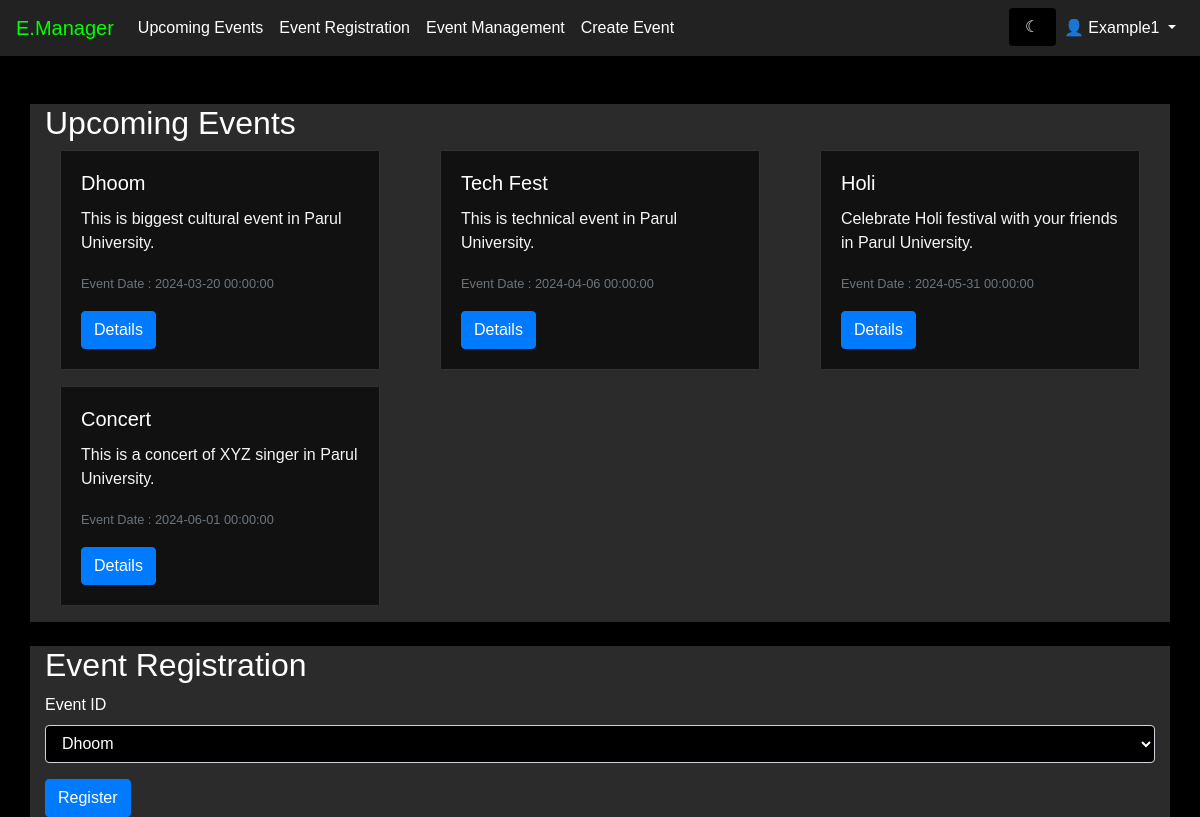
Screenshot of /event (signed in) with the database file from the repository.
### modules/models.py (models this page shows, shortened)
class Event(db.Model):
    id = db.Column(db.Integer, primary_key=True)
    title = db.Column(db.String(80), nullable=False)
    description = db.Column(db.String(200), nullable=False)
    long_description = db.Column(db.String(2000), nullable=False)
    date = db.Column(db.DateTime, nullable=False)
    location = db.Column(db.String(80), nullable=False)
    organizer_name = db.Column(db.String(80), nullable=True)
    image_url = db.Column(db.String(200), nullable=False)
    creator_id = db.Column(db.Integer, db.ForeignKey('user.id'))
    creator = db.relationship('User', backref=db.backref('events', lazy=True))

### modules/event.py (the view)
@app.route('/event', methods=["GET", "POST"])
def event():
    events = Event.query.all()
    msg = get_flashed_messages()
    return render_template('event.html', msg=msg, events=events)

### modules/templates/event.html (shortened to what this page needs)
<!DOCTYPE html>
<html lang="en">
  <head>
    <link
      href="https://stackpath.bootstrapcdn.com/bootstrap/4.5.0/css/bootstrap.min.css"
      rel="stylesheet"
    />
    <link
      rel="stylesheet"
      href="{{url_for('static',filename='css/dashboard.css')}}"
    />
  </head>
  <body class="{{ session['theme'] }}">
    <nav class="navbar navbar-expand-lg navbar-light bg-light fixed-top">
      <a class="navbar-brand" href="/event">E.Manager</a>
      <div class="collapse navbar-collapse" id="navbarNav">
        <ul class="navbar-nav">
          <li class="nav-item">
            <a class="nav-link" href="/event#upcomingEvents">Upcoming Events</a>
          </li>
          <li class="nav-item">
            <a class="nav-link" href="/event#eventRegistration">Event Registration</a>
          </li>
          <li class="nav-item">
            <a class="nav-link" href="/event_manager">Event Management</a>
          </li>
          {% if 'role' in session and (session['role'] == 'Admin' or session['role'] == 'Co-Admin') %}
          <li class="nav-item">
            <a class="nav-link" href="/event/create">Create Event</a>
          </li>
          {% endif %}
        </ul>
        <ul class="navbar-nav ml-auto">
          <form action="/toggle_theme" method="post" id="toggle-theme-form" class="border-0">
            <input type="submit" class="form-control border-0" value="{% if session['theme'] == 'light-theme' %} &#9788 {% else %} &#9790 {% endif %}" />
          </form>
          {% if 'username' in session %}
          <li class="nav-item dropdown">
            <a
              class="nav-link dropdown-toggle"
              href="#"
              id="navbarDropdown"
              role="button"
              data-toggle="dropdown"
              aria-haspopup="true"
              aria-expanded="false"
            >
              👤 {{ session['username'] }}
            </a>
          </li>
          {% endif %}
        </ul>
      </div>
    </nav>
    <div id="upcomingEvents" class="container mt-4">
      <h2>Upcoming Events</h2>
      <div class="row card-deck">
        {% for event in events %}
        <div class="col-sm-4">
          <div class="card mb-3 bg-image" style="background-image: url('{{event.image_url}}'); background-size: cover;">
            <div class="card-body">
              <h5 class="card-title">{{ event.title }}</h5>
              <p class="card-text">{{ event.description }}</p>
              <p class="card-text">
                <small class="text-muted">
                  Event Date : {{ event.date }}
                </small>
              </p>
              <a href="{{ url_for('details', event_id=event.id) }}" class="btn btn-primary">Details</a>
            </div>
          </div>
        </div>
        {% endfor %}
      </div>
    </div>
    <div id="eventRegistration" class="container mt-4">
      <h2>Event Registration</h2>
      <form action="/event/register" method="post">
        <div class="form-group">
          <label for="eventId">Event ID</label>
          <select class="form-control" id="eventId" name="event_id" required>
            {% for event in events %}
            <option value="{{ event.id }}">{{ event.title }}</option>
            {% endfor %}
          </select>
        </div>
        <button type="submit" class="btn btn-primary">Register</button>
      </form>
    </div>
  </body>
</html>

### modules/static/css/dashboard.css (style rules this page uses)
.navbar { background-color: #1a1a1a !important; }
.nav-link, .dropdown-item { color: #f5f5f5 !important; }
.navbar-brand { color: #f5f5f5 !important; }
.btn-primary { background-color: #007bff; border-color: #007bff; }
.card { background-color: #3a3a3a; }
.card-text { color: #f5f5f5; }
.text-muted { color: #6c757d !important; }
.container { background-color: #2b2b2b; }
input { background-color: #000000; color: #ffffff; }
::placeholder { color: #ffffff; opacity: 0.5; }
select { background-color: #000000 !important; color: #ffffff !important; }
select option { background-color: #000000 !important; color: #ffffff !important; }
input, textarea { background-color: #000000 !important; color: #ffffff !important; }
::placeholder { color: #ffffff !important; opacity: 0.5 !important; }
body { padding-top: 80px; }
body { background: #000; color: #fff; font-family: "Quicksand", sans-serif; }
.navbar { background-color: #222 !important; }
.navbar-brand { color: #0f0 !important; }
.nav-link, .dropdown-item { color: #fff !important; }

### modules/templates/event.html (style rules this page uses)
.bg-image { position: relative; }
.bg-image::before { content: ""; position: absolute; top: 0; right: 0; bottom: 0; left: 0; background-color: rgba(0, 0, 0, 0.7); z-index: 1; }
.bg-image .card-body { position: relative; z-index: 2; }

### rows the page displays
Event: title "Dhoom", description "This is biggest cultural event in Parul University.", date "2024-03-20 00:00:00"
Event: title "Tech Fest", description "This is technical event in Parul University.", date "2024-04-06 00:00:00"
Event: title "Holi", description "Celebrate Holi festival with your friends in Parul University.", date "2024-05-31 00:00:00"
Event: title "Concert", description "This is a concert of XYZ singer in Parul University.", date "2024-06-01 00:00:00"

### other values shown
{{ session['username'] }} "Example1"
form field event_id "Dhoom"
